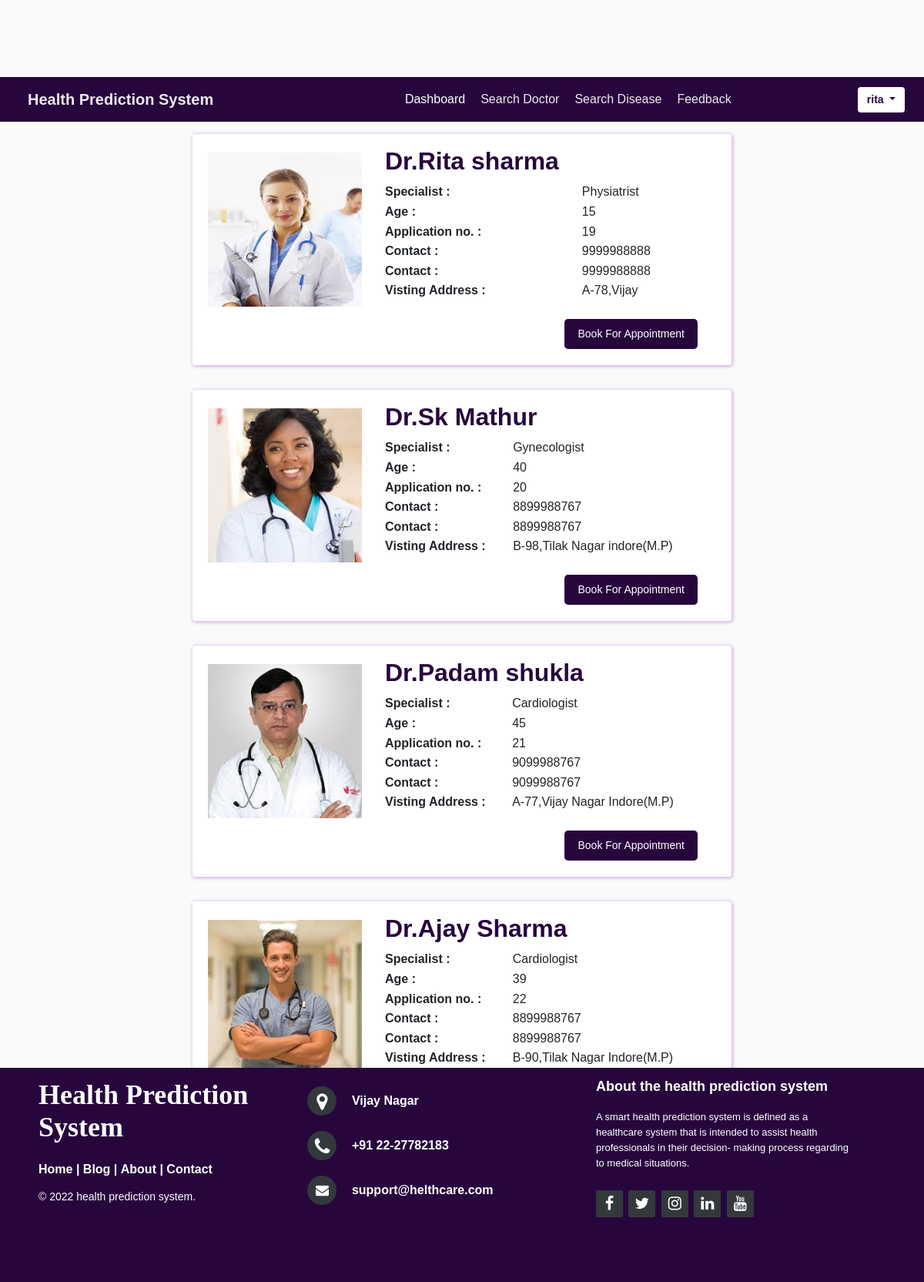
Page /user/doctor_list/ (signed in) on the committed database.
### doctor/models.py (models this page shows)
class UpdateForm(models.Model):
    user = models.ForeignKey(User,on_delete=models.CASCADE)
    age = models.PositiveIntegerField()
    specialist = models.CharField(max_length=200,choices=Type_choice)
    about= models.CharField(max_length=600,default=None)
    contact = models.PositiveIntegerField()
    address= models.CharField(max_length=400)
    image = models.ImageField(upload_to='media/image')

### patient/views.py (the view)
# urls.py: path('doctor_list/',views.doctorlist,name='doctorlist'),
def doctorlist(request):
    if request.user.is_authenticated:
        fm= UpdateForm.objects.all()
        return render(request,'patient/doctorlist.html',{'username':request.user,'fm':fm})
    else:
        return HttpResponseRedirect('/login/')

### patient/templates/patient/doctorlist.html
{% extends "core/base.html" %}
{% load static%}
{% block content %}
<section style="display:flex; flex-wrap:wrap; justify-content: center;">
{% for form in fm %}
  <div class="card m-3" style="min-width: 700px !important; min-height: 300px !important; box-shadow: 1px 1px 4px 1px rgba(127, 31, 191, 0.32); border: none;">
    <div class="row">
      <div class="col-sm-4">
        <img class="d-block mt-4 center" width="200px" height="200px" src="{{form.image.url}}" alt="">
      </div>
      <div class="col-sm-8">
        <div class="card-block">
          <h2 class='mt-3' style="text-align: left; color: #27063d;">Dr.{{form.user.first_name}} {{form.user.last_name}}</h2>
          <table style="width: 100%; border:none; text-align: left;">
            <tr>
              <th>Specialist :</th>
              <td>{{form.specialist}}</td>
            </tr>
            <tr>
              <th>Age : </th>
              <td>{{form.age}}</td>
            </tr>
            <tr>
              <th>Application no. :</th>
              <td>{{form.id}}</td>
            </tr>
            <tr>
              <th>Contact : </th>
              <td>{{form.contact}}</td>
            </tr>
            <tr>
              <th>Contact : </th>
              <td>{{form.contact}}</td>
            </tr>
            <tr>
              <th>Visting Address :</th>
              <td>{{form.address}}</td>
            </tr>
          </table>
        </div>
        <div  >
          <p class='text-right mt-4 mr-4'><a class="btn btn-lg" style="background-color: #27063d; color: #fff;" href="{% url 'appointment' form.id %}" role="button">
              Book For Appointment </a>
          </p>
        </div>
      </div>
    </div>
  </div>
  {% endfor%}
</section>
{% endblock %}

### core/templates/core/base.html (shortened to what this page needs)
{% load static%}
<!doctype html>
<html lang="en">
<head>
    <link rel="stylesheet" href="https://cdnjs.cloudflare.com/ajax/libs/font-awesome/4.7.0/css/font-awesome.min.css">
    <link rel="stylesheet" href="https://cdn.jsdelivr.net/npm/bootstrap@4.0.0/dist/css/bootstrap.min.css"
>
    <link rel="stylesheet" href="https://cdnjs.cloudflare.com/ajax/libs/font-awesome/4.7.0/css/font-awesome.min.css">
    <link rel="stylesheet" href="{% static 'patient/css/footer.css' %}">
    <link rel="stylesheet" href="{% static 'patient/css/filter_multi_select.css' %}">
    <link rel="stylesheet" href="\static\patient\css\styles.css">
    <link rel="stylesheet" href="{% static 'core/css/impo.css' %}">
</head>
<body>
    <header>
        <div >
            <section>
            <nav class="navbar navbar-expand-lg " style="background-color:  #27063d; font-weight: bold;">
                    <div class="navbar-header" style=" margin-left: 20px;">
                        <a class="navbar-brand linksCss" href="#"></i>Health Prediction System</a>
                    </div>
                    <div class="collapse navbar-collapse" id="navbarSupportedContent"
                        style="width: 100%; font-weight: normal;">
                        <ul class="navbar-nav mr-auto" style="text-align: center; margin-left: 25%;">
                            <li class="nav-item listyle">
                                <a href="{% url 'patient' %}" class="linksCss"
                                    style="color:rgb(255, 255, 255);">Dashboard</a>
                            </li>
                            <li class="nav-item listyle">
                                <a href="{% url 'doctorlist' %}" class="linksCss"> Search Doctor</a>
                            </li>
                            <li class="nav-item listyle">
                                <a href="{% url 'SearchDisease' %}" class="linksCss"> Search Disease</a>
                            </li>
                            <li class="nav-item listyle">
                                <a href="{% url 'feedback' %}" class="linksCss">Feedback</a>
                            </li>
                        </ul>
                        <div style="position:relative; margin-right:1%;">
                            <button class="btn btn-primary dropdown-toggle" type="button" data-toggle="dropdown"
                                style="margin-left:10px;float: right; background-color: #fff; color: #27063d; border: none;"><strong>{{username}}</strong>
                                </button>
                        </div>
                    </div>
                </nav>
    </header>
    {% block content %}
    {% endblock %}
    <footer>
        <footer class="footer-distributed">
            <div class="footer-left">
                <h3><span>Health Prediction System</span></h3>
                <p class="footer-links">
                    <a href="home.html">Home</a>
                    |
                    <a href="#">Blog</a>
                    |
                    <a href="about2.html">About</a>
                    |
                    <a href="contact.html">Contact</a>
                </p>
                <p class="footer-company-name">© 2022 health prediction system.</p>
            </div>
            <div class="footer-center">
                <div>
                    <i class="fa fa-map-marker"></i>
                    <p>Vijay Nagar</p>
                </div>
                <div>
                    <i class="fa fa-phone"></i>
                    <p>+91 22-27782183</p>
                </div>
                <div>
                    <i class="fa fa-envelope"></i>
                    <p><a href="mailto:support@helthcare.com">support@helthcare.com</a></p>
                </div>
            </div>
            <div class="footer-right">
                <p class="footer-company-about">
                    <span>About the health prediction system </span>
                    A smart health prediction system is defined as a healthcare system that is intended to assist
                    health
                    professionals in their decision- making process regarding to medical situations.
                </p>
                <div class="footer-icons">
                    <a href="#"><i class="fa fa-facebook"></i></a>
                    <a href="#"><i class="fa fa-twitter"></i></a>
                    <a href="#"><i class="fa fa-instagram"></i></a>
                    <a href="#"><i class="fa fa-linkedin"></i></a>
                    <a href="#"><i class="fa fa-youtube"></i></a>
                </div>
            </div>
        </footer>
    </footer>
</body>
</html>

### patient/static/patient/css/footer.css (style rules this page uses)
* { padding:0; margin:0; }
html { background-color: #eaf0f2; }
body { font:16px/1.6 Arial, sans-serif; }
header { text-align: center; padding-top: 100px; margin-bottom:190px; }
footer { position:absolute; bottom: 0; }
.footer-distributed { background-color: #2c292f; box-sizing: border-box; width: 100%; text-align: left; font: bold 16px sans-serif; padding: 14px 50px 24px 50px; height: 278px; }
.footer-distributed .footer-left, .footer-distributed .footer-center, .footer-distributed .footer-right { display: inline-block; vertical-align: top; }
.footer-distributed .footer-left { width: 30%; }
.footer-distributed h3 { color: #ffffff; font: normal 36px 'Cookie', cursive; margin: 0; }
.footer-distributed h3 span { color: #e0ac1c; }
.footer-distributed .footer-links { color: #ffffff; margin: 20px 0 12px; }
.footer-distributed .footer-links a { display:inline-block; line-height: 1.8; text-decoration: none; color: inherit; }
.footer-distributed .footer-company-name { color: #8f9296; font-size: 14px; font-weight: normal; margin: 0; }
.footer-distributed .footer-center { width: 35%; }
.footer-distributed .footer-center i { background-color: #33383b; color: #ffffff; font-size: 25px; width: 38px; height: 38px; border-radius: 50%; text-align: center; line-height: 42px; margin: 10px 15px; vertical-align: middle; }
.footer-distributed .footer-center i.fa-envelope { font-size: 17px; line-height: 38px; }
.footer-distributed .footer-center p { display: inline-block; color: #ffffff; vertical-align: middle; margin:0; }
.footer-distributed .footer-center p a { color: #e0ac1c; text-decoration: none;; }
.footer-distributed .footer-right { width: 30%; }
.footer-distributed .footer-company-about { line-height: 20px; color: #92999f; font-size: 13px; font-weight: normal; margin: 0; }
.footer-distributed .footer-company-about span { display: block; color: #ffffff; font-size: 18px; font-weight: bold; margin-bottom: 20px; }
.footer-distributed .footer-icons { margin-top: 25px; }
.footer-distributed .footer-icons a { display: inline-block; width: 35px; height: 35px; cursor: pointer; background-color: #33383b; border-radius: 2px; font-size: 20px; color: #ffffff; text-align: center; line-height: 35px; margin-right: 3px; margin-bottom: 5px; }

### patient/static/patient/css/filter_multi_select.css (style rules this page uses)
:root { --fms-badge-text-color: white; --fms-badge-color: var(--primary) }
.row:first-child { text-align: center; }
.listyle { padding: 10px; }

### patient/static/patient/css/styles.css (style rules this page uses)
:root { --red: hsl(0, 78%, 62%); --cyan: hsl(180, 62%, 55%); --orange: hsl(34, 97%, 64%); --blue: hsl(212, 86%, 64%); --varyDarkBlue: hsl(234, 12%, 34%); --grayishBlue: hsl(229, 6%, 66%); --veryLightGray: hsl(0, 0%, 98%); --weight1: 200; --weight2: 400; --weight3: 600; }
body { font-size: 15px; font-family: 'Poppins', sans-serif; background-color: var(--veryLightGray); }
img { float: right; }
h2 { color: var(--varyDarkBlue); font-weight: var(--weight3); }

### rows in the picture
UpdateForm: image (picture), user.first_name "Rita", user.last_name "sharma", specialist "Physiatrist", age "15", id "19", contact "9999988888", address "A-78,Vijay"
UpdateForm: image (picture), user.first_name "Sk", user.last_name "Mathur", specialist "Gynecologist", age "40", id "20", contact "8899988767", address "B-98,Tilak Nagar indore(M.P)"
UpdateForm: image (picture), user.first_name "Padam", user.last_name "shukla", specialist "Cardiologist", age "45", id "21", contact "9099988767", address "A-77,Vijay Nagar Indore(M.P)"
UpdateForm: image (picture), user.first_name "Ajay", user.last_name "Sharma", specialist "Cardiologist", age "39", id "22", contact "8899988767", address "B-90,Tilak Nagar Indore(M.P)"

### other values in the picture
{{ username }} "rita"
